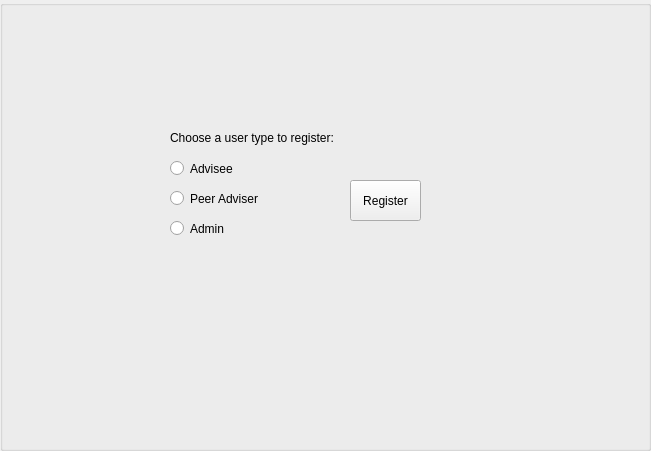
  <widget class="QGroupBox" name="add_panel">
   <property name="geometry">
    <rect>
     <x>140</x>
     <y>90</y>
     <width>651</width>
     <height>451</height>
    </rect>
   </property>
   <property name="title">
    <string/>
   </property>
   <widget class="QRadioButton" name="radioButton_a_peeradviser">
    <property name="geometry">
     <rect>
      <x>170</x>
      <y>190</y>
      <width>91</width>
      <height>17</height>
     </rect>
    </property>
    <property name="text">
     <string>Peer Adviser</string>
    </property>
   </widget>
   <widget class="QRadioButton" name="radioButton_a_admin">
    <property name="geometry">
     <rect>
      <x>170</x>
      <y>220</y>
      <width>91</width>
      <height>17</height>
     </rect>
    </property>
    <property name="text">
     <string>Admin</string>
    </property>
   </widget>
   <widget class="QPushButton" name="pushButton_a_register">
    <property name="enabled">
     <bool>true</bool>
    </property>
    <property name="geometry">
     <rect>
      <x>350</x>
      <y>180</y>
      <width>71</width>
      <height>41</height>
     </rect>
    </property>
    <property name="text">
     <string>Register</string>
    </property>
   </widget>
   <widget class="QRadioButton" name="radioButton_a_advisee">
    <property name="geometry">
     <rect>
      <x>170</x>
      <y>160</y>
      <width>91</width>
      <height>17</height>
     </rect>
    </property>
    <property name="text">
     <string>Advisee</string>
    </property>
   </widget>
   <widget class="QLabel" name="xx_26">
    <property name="geometry">
     <rect>
      <x>170</x>
      <y>130</y>
      <width>241</width>
      <height>16</height>
     </rect>
    </property>
    <property name="text">
     <string>Choose a user type to register:</string>
    </property>
   </widget>
  </widget>
